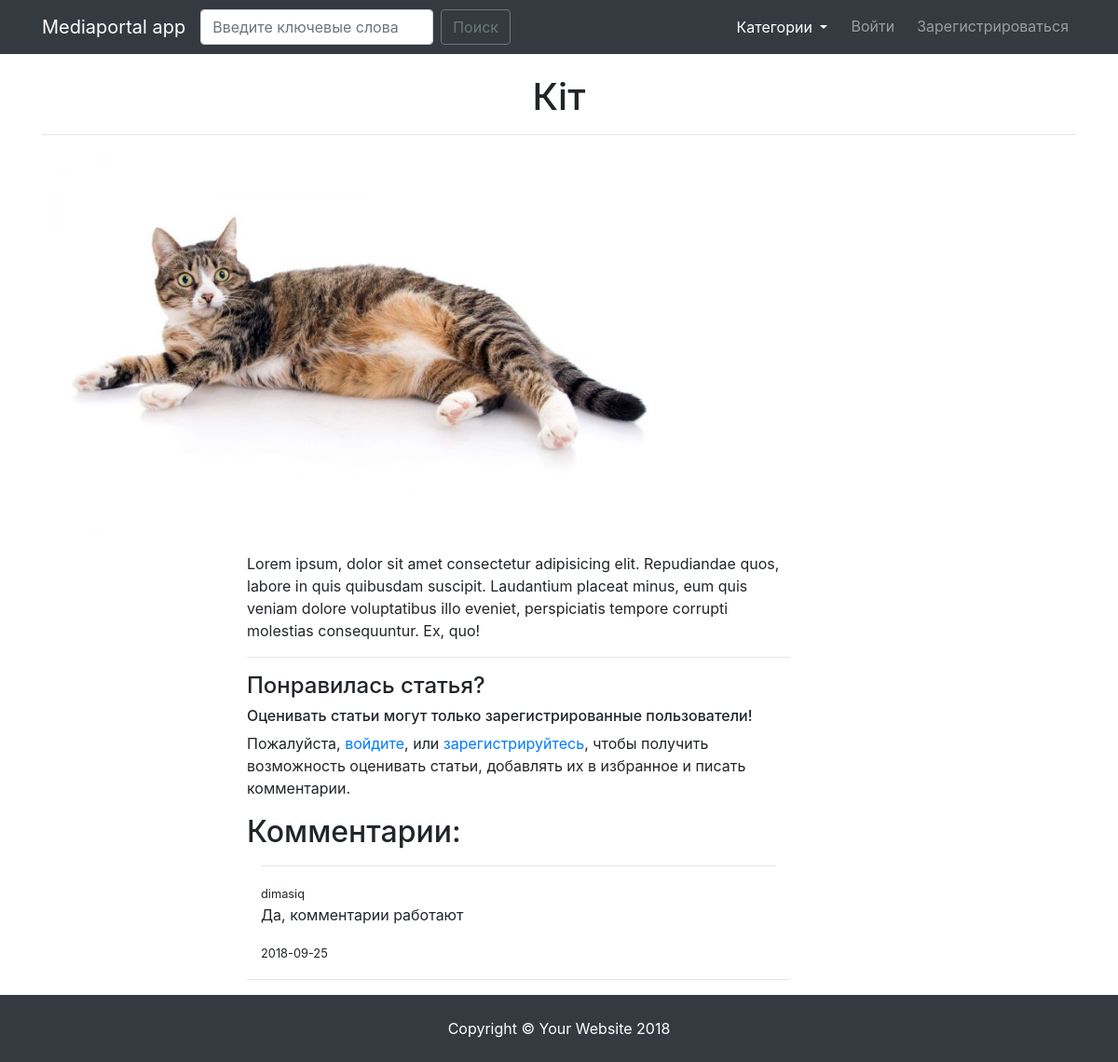
The page /sports/kit on the database its author committed.
### mediaportalapp/models.py (models this page shows, shortened)
class Article(models.Model):
    category = models.ForeignKey(
        Category,
        on_delete=models.CASCADE
    )
    title = models.CharField(max_length=120)
    slug = models.SlugField()
    image = models.ImageField(upload_to=generate_filename)
    content = models.TextField()
    likes = models.PositiveIntegerField(default=0)
    dislikes = models.PositiveIntegerField(default=0)
    comments = GenericRelation('comments')
    users_reaction = models.ManyToManyField(settings.AUTH_USER_MODEL, blank=True)

class Comments(models.Model):
    author = models.ForeignKey(
        settings.AUTH_USER_MODEL,
        on_delete=models.CASCADE
    )
    comment = models.TextField()
    timestamp = models.DateTimeField(auto_now_add=True, auto_now=False)
    content_type = models.ForeignKey(
        ContentType,
        on_delete=models.CASCADE
    )
    object_id = models.PositiveIntegerField()
    content_object = GenericForeignKey('content_type', 'object_id')

### mediaportalapp/views.py (the view)
# urls.py: path('<category>/<slug>', ArticleDetailView.as_view(), name='article_detail'),
class ArticleDetailView(DetailView, CategoryAndArticlesListMixin):
    model = Article
    template_name = 'article_detail.html'
    def get_context_data(self, *args, **kwargs):
        context = super(ArticleDetailView, self).get_context_data(*args, **kwargs)
        context['article'] = self.get_object()
        context['article_comments'] = self.get_object().comments.all()
        context['form'] = CommentForm()
        if self.request.user.is_authenticated:
            context['current_user'] = UserAccount.objects.get(user=self.request.user)
        else:
            context['current_user'] = AnonymousUser
        return context

### mediaportalapp/forms.py
class CommentForm(forms.Form):
    comment = forms.CharField(widget=forms.Textarea)
    def __init__(self, *args, **kwargs):
        super(CommentForm, self).__init__(*args, **kwargs)
        self.fields['comment'].label = 'Комментарий'

### mediaportalapp/mixins.py (called while the page is built)
    def get_context_data(self, *args, **kwargs):
        context = {}
        context['categories'] = Category.objects.all()
        context['tab_articles'] = Article.objects.all()
        return context

### mediaportalapp/models.py (called while the page is built)
    def get_absolute_url(self):
        return reverse('category_detail', kwargs={'slug': self.slug})

### mediaportalapp/templates/article_detail.html (shortened to what this page needs)
{% extends "index.html" %}
{% load crispy_forms_tags %}
{% block content %}
<div class="container mt-4" style="min-height: 100vh">
    <h1 class="text-center">{{ article.title }}</h1>
    <hr/>
    <p><img src="{{ article.image.url }}" style="width: 60%"></p>
    <div class="container">
        <div class="col-sm-12 mb-2">
            <div class="col-sm-7 offset-sm-2">
                {{ article.content|safe }}
                <hr/>
                <h4>Понравилась статья?</h4>
                {% if not request.user.is_authenticated %}
                <h6>Оценивать статьи могут только зарегистрированные пользователи!</h6>
                <p>Пожалуйста, <a href="{% url 'login' %}">войдите</a>, или <a href="{% url 'registration' %}">зарегистрируйтесь</a>,
                    чтобы получить возможность оценивать статьи, добавлять их в избранное и писать комментарии.</p>
                {% endif %}
                <h2>Комментарии:</h2>
                {% for comment in article_comments %}
                <div class="col-sm-12">
                    <hr/>
                    <small>{{ comment.author.username }}</small>
                    <p>{{ comment.comment }}</p>
                    <small>{{ comment.timestamp|date:'Y-m-d' }}</small>
                </div>
                {% empty %}
                <strong class="empty">К данной статье еще нет комментариев :(</strong>
                {% endfor %}
                <div class="col-sm-12 new_comment">
                </div>
                <hr/>
            </div>
        </div>
    </div>
</div>
{% endblock content %}

### static_dev/css/4-col-portfolio.css (style rules this page uses)
body { padding-top: 54px; }
@media (min-width: 992px) { body { padding-top: 56px; } }

### rows shown on the page
Article: title "Кiт", image (picture), content "Lorem ipsum, dolor sit amet consectetur adipisicing elit. Repudiandae quos, labore in quis quibusdam suscipit. Laudantium placeat minus, eum quis veniam dolore voluptatibus illo eveniet, perspiciatis tempore corrupti molestias consequuntur. Ex, quo!"
Comments: author.username "dimasiq", comment "Да, комментарии работают", timestamp "2018-09-25"
